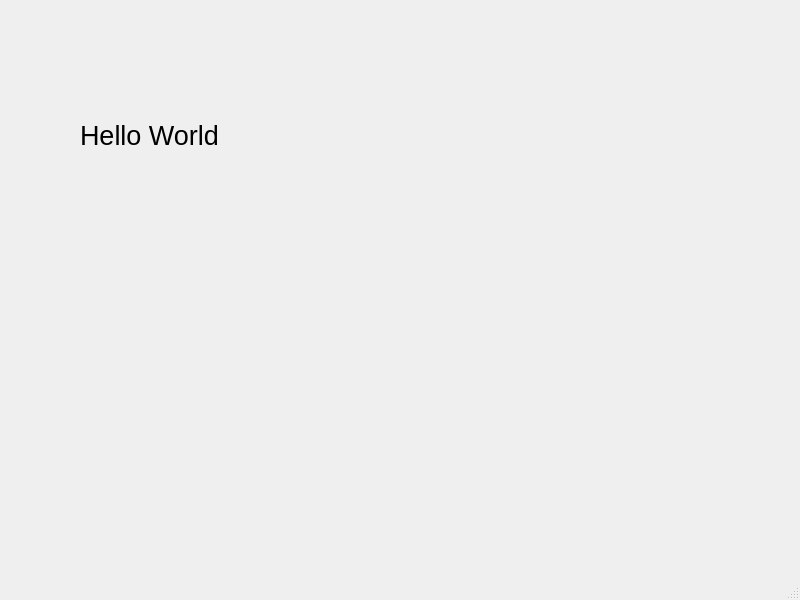
<?xml version="1.0" encoding="UTF-8"?>
<ui version="4.0">
 <class>MainWindow</class>
 <widget class="QMainWindow" name="MainWindow">
  <property name="geometry">
   <rect>
    <x>0</x>
    <y>0</y>
    <width>800</width>
    <height>600</height>
   </rect>
  </property>
  <property name="windowTitle">
   <string>MainWindow</string>
  </property>
  <widget class="QWidget" name="centralwidget">
   <widget class="QLabel" name="label">
    <property name="geometry">
     <rect>
      <x>80</x>
      <y>90</y>
      <width>241</width>
      <height>91</height>
     </rect>
    </property>
    <property name="font">
     <font>
      <pointsize>20</pointsize>
     </font>
    </property>
    <property name="text">
     <string>Hello World</string>
    </property>
   </widget>
  </widget>
  <widget class="QMenuBar" name="menubar">
   <property name="geometry">
    <rect>
     <x>0</x>
     <y>0</y>
     <width>800</width>
     <height>21</height>
    </rect>
   </property>
  </widget>
  <widget class="QStatusBar" name="statusbar"/>
 </widget>
 <resources/>
 <connections/>
</ui>
